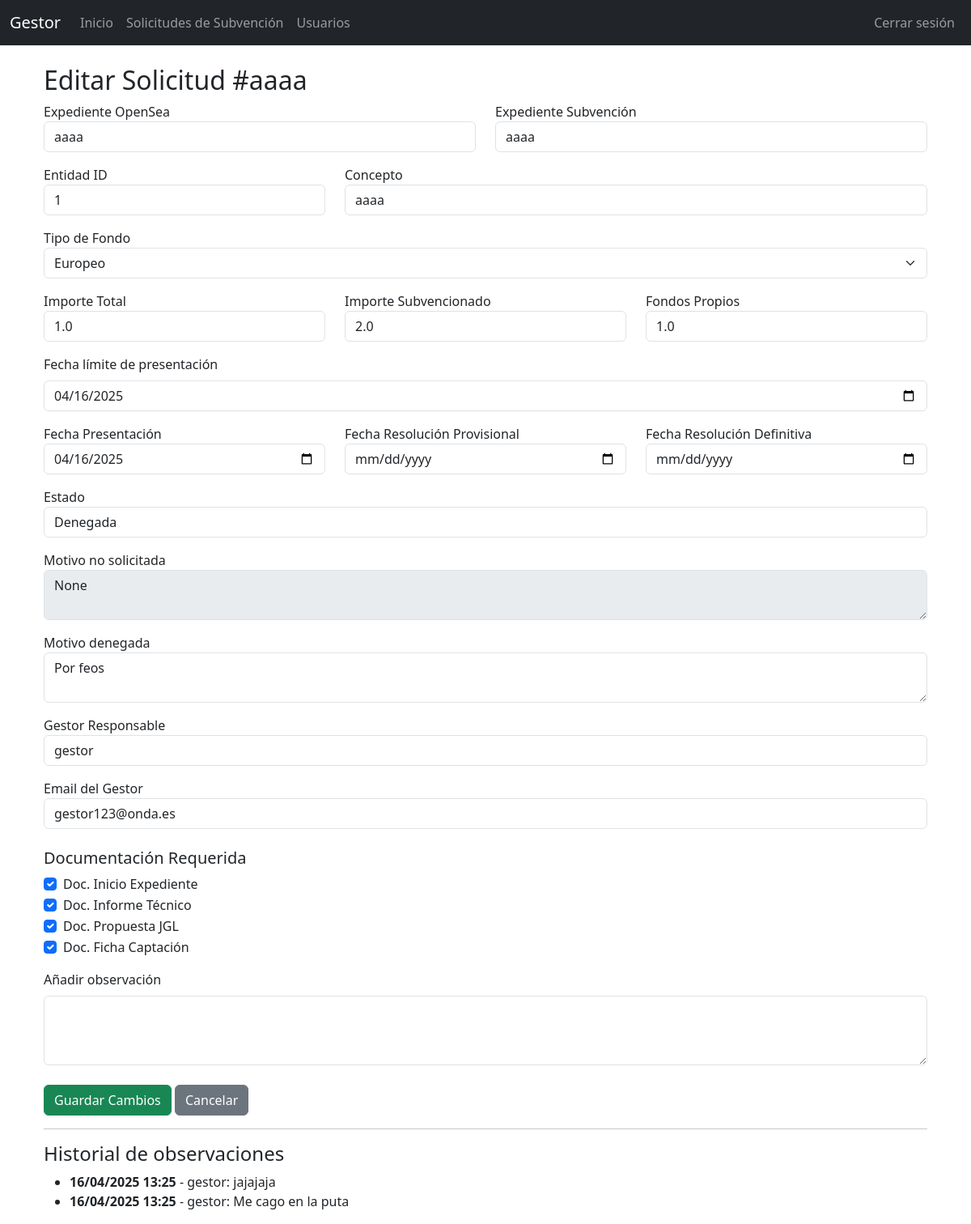
The app's page /solicitud/2/editar (signed in) with its own data.
### app/models/solicitud_subvencion.py (models this page shows)
class SolicitudSubvencion(db.Model):
    __tablename__ = "solicitud_subvencion"
    id = db.Column(db.Integer, primary_key=True)
    expediente_opensea = db.Column(db.String(120), nullable=False)
    expediente_subvencion = db.Column(db.String(120), nullable=False)
    entidad_id = db.Column(db.Integer, db.ForeignKey('entidad.id'), nullable=False)
    concepto = db.Column(db.String(200), nullable=False)
    tipo_fondo = db.Column(
        db.Enum("Europeo", "Nacional", "Autonómico", "Provincial", "Otros",
                name="tipo_fondo_enum", validate_strings=True),
        nullable=False
    )
    importe_total = db.Column(db.Float)
    importe_subvencionado = db.Column(db.Float)
    fondos_propios = db.Column(db.Float)
    estado = db.Column(db.Enum(EstadoSolicitud, name="estado_solicitud", validate_strings=True),
                       nullable=False, default=EstadoSolicitud.EN_TRAMITE)
    motivo_no_solicitada = db.Column(db.String(255))  # Solo para estado no_solicitada
    motivo_denegada = db.Column(db.String(255))       # Solo si estado == denegada
    fecha_limite_presentacion = db.Column(db.Date, nullable=False)  # Fecha límite de presentación Obligatorio
    fecha_presentacion_solicitud = db.Column(db.Date)
    fecha_resolucion_provisional = db.Column(db.Date)
    fecha_resolucion_definitiva = db.Column(db.Date)
    gestor_responsable = db.Column(db.String(100))
    email_gestor = db.Column(db.String(120))
    doc_inicio_expediente = db.Column(db.Boolean, default=False)
    doc_informe_tecnico = db.Column(db.Boolean, default=False)
    doc_propuesta_jgl = db.Column(db.Boolean, default=False)
    doc_ficha_captacion = db.Column(db.Boolean, default=False)
    created_at = db.Column(db.DateTime, default=datetime.utcnow)
    observaciones = db.relationship(
    "ObservacionSolicitud",
     back_populates="solicitud",  # 👈 corrige aquí
    cascade="all, delete-orphan",
    lazy="dynamic"
    )
    historial = db.relationship(
    "HistorialSolicitud",
    back_populates="solicitud",
    cascade="all, delete-orphan"
    )

### app/models/observacion_solicitud.py (models this page shows)
class ObservacionSolicitud(db.Model):
    __tablename__ = "observacion_solicitud"
    id = db.Column(db.Integer, primary_key=True)
    solicitud_id = db.Column(db.Integer, db.ForeignKey("solicitud_subvencion.id"), nullable=False)
    usuario_id = db.Column(db.Integer, db.ForeignKey("users.id"), nullable=False)  # ← Nuevo campo
    texto = db.Column(db.Text, nullable=False)
    fecha = db.Column(db.DateTime, default=datetime.utcnow, nullable=False)
    solicitud = db.relationship("SolicitudSubvencion", back_populates="observaciones")
    usuario = db.relationship("User", backref="observaciones_hechas")  # ← Asume modelo User existente

### app/models/user.py (models this page shows, shortened)
class User(UserMixin, db.Model):
    __tablename__ = 'users'
    id = db.Column(db.Integer, primary_key=True)
    username = db.Column(db.String(64), unique=True, nullable=False)
    email = db.Column(db.String(120), unique=True, nullable=False)
    password_hash = db.Column(db.String(128), nullable=False)
    role = db.Column(
        db.Enum(UserRole, name="user_role", validate_strings=True),
        default=UserRole.CONSULTA,  # Corrección aquí
        nullable=False
    )
    active = db.Column(db.Boolean, default=True, nullable=False)
    created_at = db.Column(db.DateTime, default=datetime.utcnow, nullable=False)
    updated_at = db.Column(db.DateTime, default=datetime.utcnow, onupdate=datetime.utcnow, nullable=False)
    @property
    def is_active(self):
        return self.active

### app/routes/solicitudes.py (the view, shortened to what this page needs)
@solicitudes_bp.route("/solicitud/<int:solicitud_id>/editar", methods=["GET", "POST"])
@login_required
def editar_solicitud(solicitud_id):
    solicitud = SolicitudSubvencion.query.get_or_404(solicitud_id)
    estados_bloqueados = ["concedida", "denegada", "no_solicitada"]
    readonly = solicitud.estado.value in estados_bloqueados
    return render_template("solicitudes/editar.html", solicitud=solicitud, ObservacionSolicitud=ObservacionSolicitud)

### app/templates/solicitudes/editar.html (shortened to what this page needs)
{% extends "base.html" %}
{% block content %}
<div class="container mt-4">
  <h2>Editar Solicitud #{{ solicitud.concepto }}</h2>
  <form method="POST" action="{{ url_for('solicitudes.editar_solicitud', solicitud_id=solicitud.id) }}">
    <div class="row">
      <div class="col-md-6 mb-3">
        <label>Expediente OpenSea</label>
        <input type="text" class="form-control" name="expediente_opensea" value="{{ solicitud.expediente_opensea }}">
      </div>
      <div class="col-md-6 mb-3">
        <label>Expediente Subvención</label>
        <input type="text" class="form-control" name="expediente_subvencion" value="{{ solicitud.expediente_subvencion }}">
      </div>
    </div>
    <div class="row">
      <div class="col-md-4 mb-3">
        <label>Entidad ID</label>
        <input type="number" class="form-control" name="entidad_id" value="{{ solicitud.entidad_id }}">
      </div>
      <div class="col-md-8 mb-3">
        <label>Concepto</label>
        <input type="text" class="form-control" name="concepto" value="{{ solicitud.concepto }}">
      </div>
    </div>
    <div class="mb-3">
      <label>Tipo de Fondo</label>
      <select class="form-select" name="tipo_fondo">
        {% for tipo in ['Europeo', 'Nacional', 'Autonómico', 'Provincial', 'Otros'] %}
        <option value="{{ tipo }}" {% if solicitud.tipo_fondo==tipo %}selected{% endif %}>{{ tipo }}</option>
        {% endfor %}
      </select>
    </div>
    <div class="row">
      <div class="col-md-4 mb-3">
        <label>Importe Total</label>
        <input type="number" step="0.01" class="form-control" name="importe_total" value="{{ solicitud.importe_total }}">
      </div>
      <div class="col-md-4 mb-3">
        <label>Importe Subvencionado</label>
        <input type="number" step="0.01" class="form-control" name="importe_subvencionado" value="{{ solicitud.importe_subvencionado }}">
      </div>
      <div class="col-md-4 mb-3">
        <label>Fondos Propios</label>
        <input type="number" step="0.01" class="form-control" name="fondos_propios" value="{{ solicitud.fondos_propios }}">
      </div>
    </div>
    <div class="row">
      <div class="mb-3">
        <label for="fecha_limite_presentacion" class="form-label">Fecha límite de presentación</label>
        <input type="date" class="form-control" name="fecha_limite_presentacion" id="fecha_limite_presentacion"
          value="{{ solicitud.fecha_limite_presentacion.strftime('%Y-%m-%d') if solicitud.fecha_limite_presentacion else '' }}"
          {% if readonly %}readonly{% endif %}>
      </div>
      <div class="col-md-4 mb-3">
        <label>Fecha Presentación</label>
        <input type="date" class="form-control" name="fecha_presentacion_solicitud"
          value="{{ solicitud.fecha_presentacion_solicitud }}">
      </div>
      <div class="col-md-4 mb-3">
        <label>Fecha Resolución Provisional</label>
        <input type="date" class="form-control" name="fecha_resolucion_provisional"
          value="{{ solicitud.fecha_resolucion_provisional }}">
      </div>
      <div class="col-md-4 mb-3">
        <label>Fecha Resolución Definitiva</label>
        <input type="date" class="form-control" name="fecha_resolucion_definitiva"
          value="{{ solicitud.fecha_resolucion_definitiva }}">
      </div>
    </div>
    <div class="mb-3">
      <label>Estado</label>
      <select name="estado" id="estado" class="form-control">
        {% for valor, label in {
        'en_tramite': 'En tramitación',
        'no_solicitada': 'No solicitada',
        'solicitada': 'Solicitada',
        'alegaciones': 'Alegaciones/Subsanación',
        'concedida_provisional': 'Concedida provisionalmente',
        'concedida': 'Concedida',
        'denegada': 'Denegada'
        }.items() %}
        <option value="{{ valor }}" {% if solicitud.estado.value==valor %} selected {% endif %}>{{ label }}</option>
        {% endfor %}
      </select>
    </div>
    <div class="mb-3">
      <label>Motivo no solicitada</label>
      <textarea class="form-control" name="motivo_no_solicitada" id="motivo_no_solicitada">{{ solicitud.motivo_no_solicitada }}</textarea>
    </div>
    <div class="mb-3">
      <label>Motivo denegada</label>
      <textarea class="form-control" name="motivo_denegada" id="motivo_denegada">{{ solicitud.motivo_denegada }}</textarea>
    </div>
    <div class="mb-3">
      <label>Gestor Responsable</label>
      <input type="text" class="form-control" name="gestor_responsable" value="{{ solicitud.gestor_responsable }}">
    </div>
    <div class="mb-3">
      <label>Email del Gestor</label>
      <input type="email" class="form-control" name="email_gestor" value="{{ solicitud.email_gestor }}">
    </div>
    <h5 class="mt-4">Documentación Requerida</h5>
    <div class="form-check">
      <input class="form-check-input" type="checkbox" name="doc_inicio_expediente" {% if solicitud.doc_inicio_expediente %}checked{% endif %}>
      <label class="form-check-label">Doc. Inicio Expediente</label>
    </div>
    <div class="form-check">
      <input class="form-check-input" type="checkbox" name="doc_informe_tecnico" {% if solicitud.doc_informe_tecnico %}checked{% endif %}>
      <label class="form-check-label">Doc. Informe Técnico</label>
    </div>
    <div class="form-check">
      <input class="form-check-input" type="checkbox" name="doc_propuesta_jgl" {% if solicitud.doc_propuesta_jgl %}checked{% endif %}>
      <label class="form-check-label">Doc. Propuesta JGL</label>
    </div>
    <div class="form-check mb-3">
      <input class="form-check-input" type="checkbox" name="doc_ficha_captacion" {% if solicitud.doc_ficha_captacion %}checked{% endif %}>
      <label class="form-check-label">Doc. Ficha Captación</label>
    </div>
    <div class="mb-3">
      <label for="observaciones" class="form-label">Añadir observación</label>
      <textarea class="form-control" name="observaciones" rows="3"></textarea>
    </div>
    <div class="mt-4">
      <button type="submit" class="btn btn-success">Guardar Cambios</button>
      <a href="{{ url_for('solicitudes.lista_solicitudes') }}" class="btn btn-secondary">Cancelar</a>
    </div>
  </form>
  {% if solicitud.observaciones %}
  <hr>
  <h4>Historial de observaciones</h4>
  <ul>
    {% for observacion in solicitud.observaciones.order_by(ObservacionSolicitud.fecha.desc()).all() %}
      <li><strong>{{ observacion.fecha.strftime('%d/%m/%Y %H:%M') }}</strong> - {{ observacion.usuario.username }}: {{ observacion.texto }}</li>
    {% else %}
      <li>No hay observaciones todavía.</li>
    {% endfor %}
  </ul>
  {% endif %}
</div>
{% endblock %}

### records on screen
SolicitudSubvencion: concepto "aaaa", expediente_opensea "aaaa", expediente_subvencion "aaaa", entidad_id "1", tipo_fondo "Europeo", importe_total "1.0", importe_subvencionado "2.0", fondos_propios "1.0", fecha_limite_presentacion "04/16/2025", fecha_presentacion_solicitud "04/16/2025", estado "Denegada", motivo_no_solicitada "None", motivo_denegada "Por feos", gestor_responsable "gestor", email_gestor "gestor123@onda.es", doc_inicio_expediente "☑", doc_informe_tecnico "☑", doc_propuesta_jgl "☑", doc_ficha_captacion "☑"
ObservacionSolicitud: fecha "16/04/2025 13:25", usuario.username "gestor", texto "jajajaja"
ObservacionSolicitud: fecha "16/04/2025 13:25", usuario.username "gestor", texto "Me cago en la puta"
